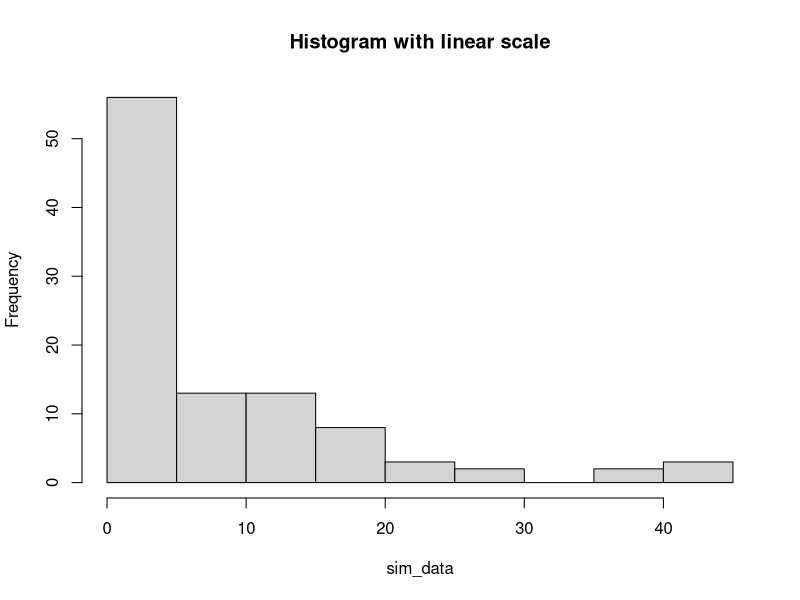
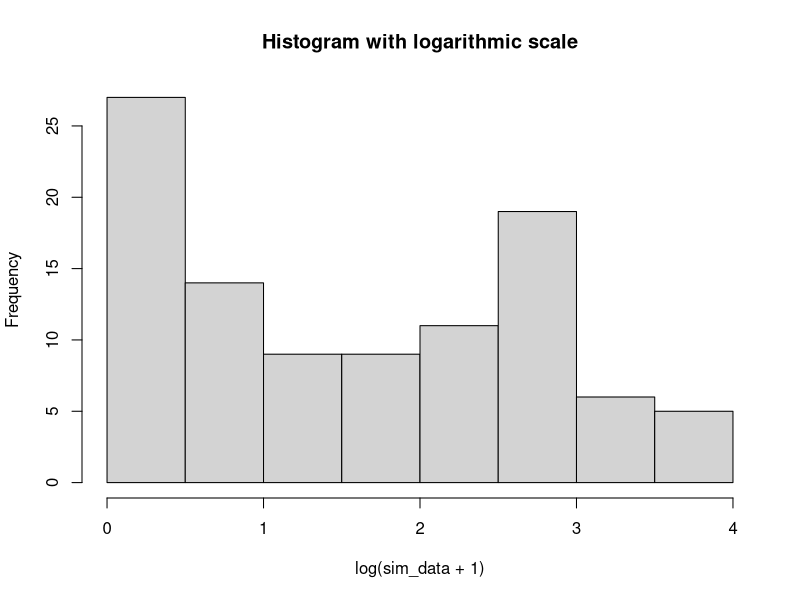

Source code (R) for these figures, in order:
## ---- chunk 1
n <- 100
mean <- 10
size <- 1/2

sim_data <- rnbinom(n = n, mu = mean, size = size)
## ---- chunk 2

hist(sim_data, main = "Histogram with linear scale")


## ---- chunk 3
hist(log(sim_data+1), main = "Histogram with logarithmic scale")
## ---- chunk 4
sample_mean <- mean(sim_data)
sample_var <- var(sim_data)


